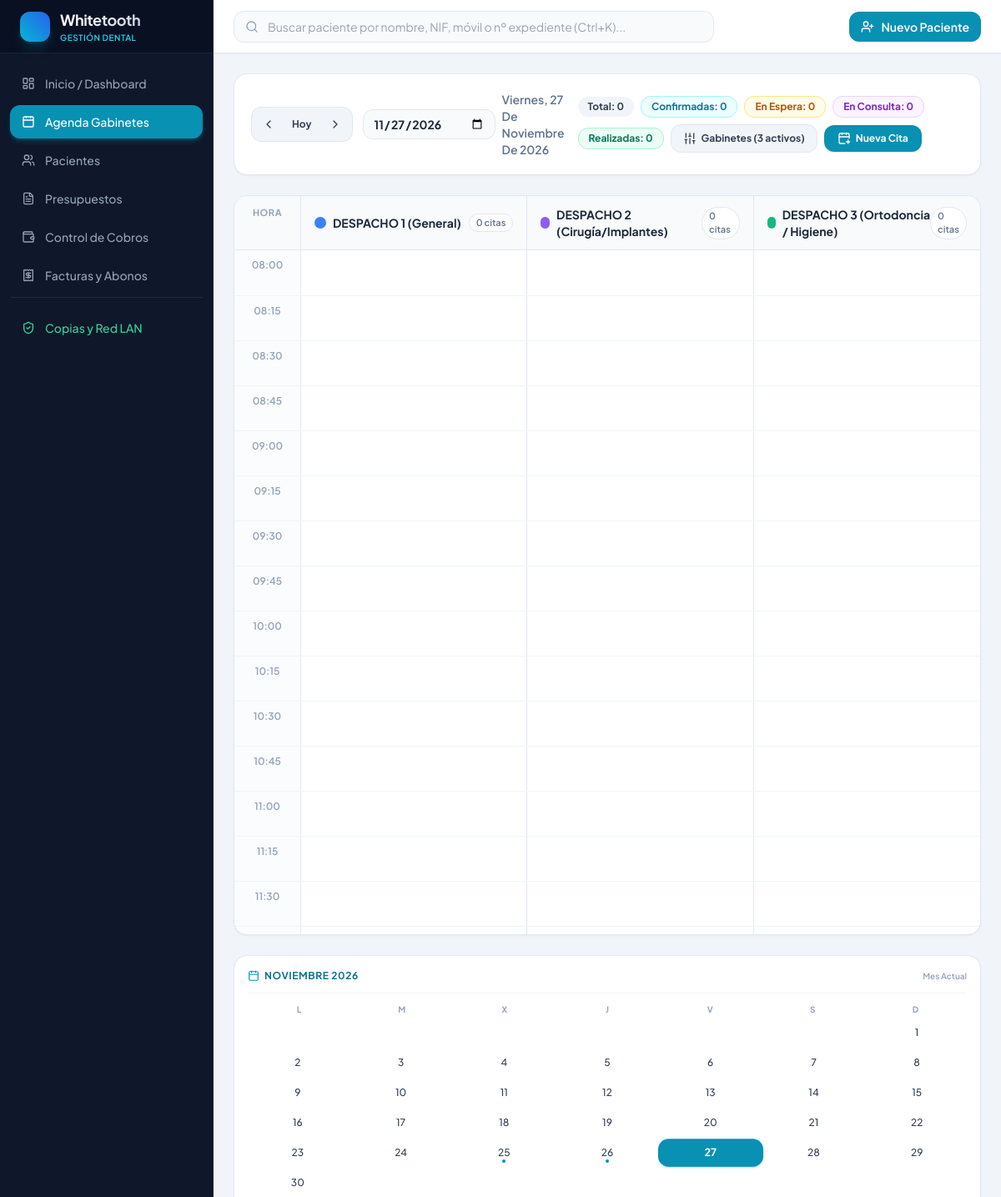
Page /agenda (upper part) on the earlier database version.
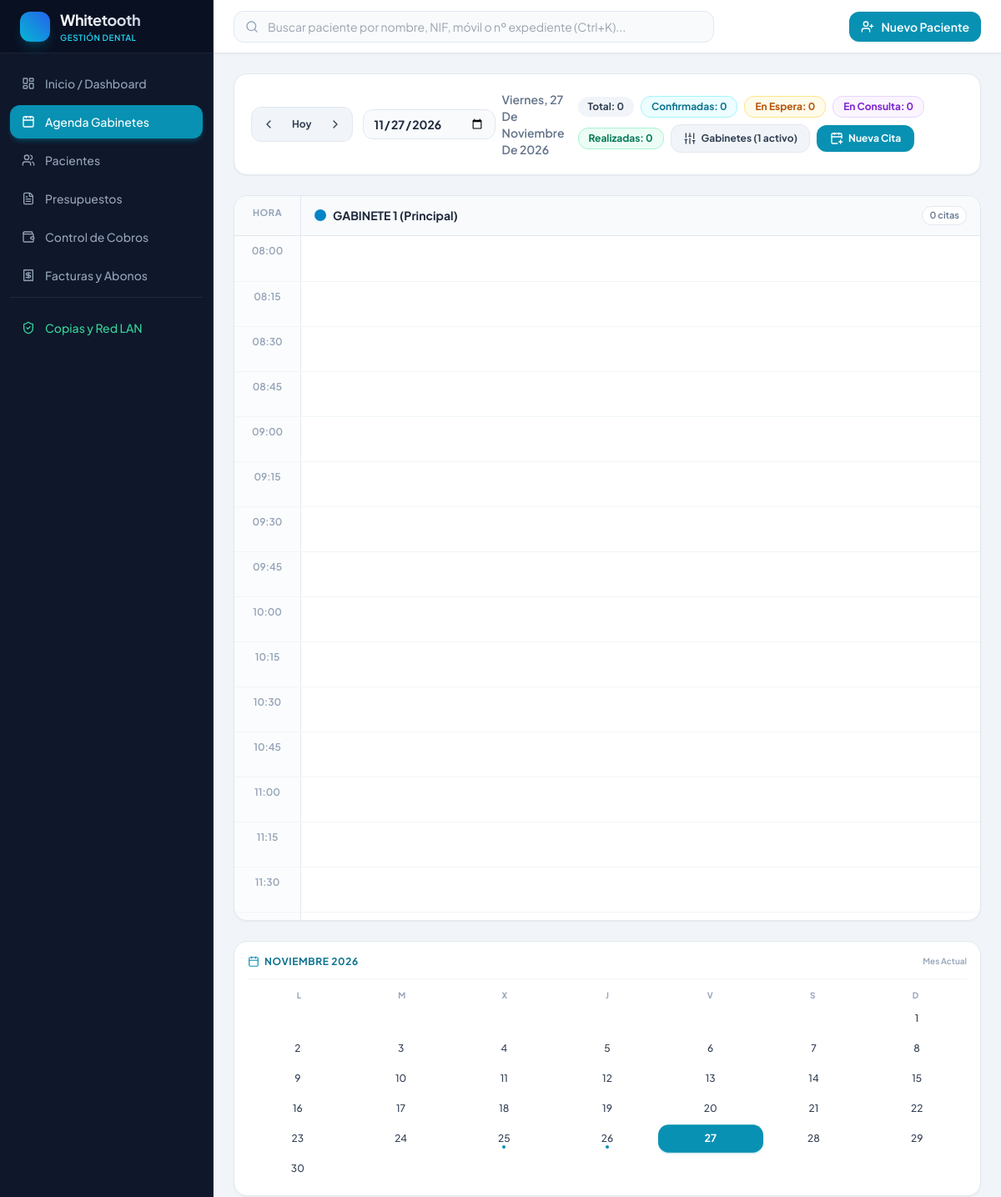
Same page on the later database version.
### tables this page shows
CREATE TABLE gabinetes (
        id INTEGER PRIMARY KEY AUTOINCREMENT,
        nombre TEXT NOT NULL,
        color TEXT DEFAULT '#10B981',
        orden INTEGER DEFAULT 0,
        activo INTEGER DEFAULT 1
    );

### app/routers/agenda.py (the view)
@router.get("", response_class=HTMLResponse)
def vista_agenda(request: Request, fecha: str = None):
    conn = get_db_connection()
    fecha_seleccionada = fecha if fecha else date.today().isoformat()
    try:
        dt_sel = datetime.strptime(fecha_seleccionada, "%Y-%m-%d").date()
    except Exception:
        dt_sel = date.today()
        fecha_seleccionada = dt_sel.isoformat()
    gabinetes = conn.execute("SELECT * FROM gabinetes WHERE activo = 1 ORDER BY orden").fetchall()
    todos_gabinetes = conn.execute("SELECT * FROM gabinetes ORDER BY orden").fetchall()
    doctores = conn.execute("SELECT * FROM usuarios WHERE activo = 1 ORDER BY nombre").fetchall()
    pacientes = conn.execute("SELECT id, nombre, apellidos, telefono_movil, numero_expediente FROM pacientes WHERE estado = 'alta' ORDER BY apellidos, nombre").fetchall()
    citas_rows = conn.execute("""
        SELECT c.*,
               p.nombre as paciente_nombre, p.apellidos as paciente_apellidos, p.telefono_movil as paciente_movil, p.numero_expediente,
               g.nombre as gabinete_nombre, g.color as gabinete_color,
               u.nombre || ' ' || u.apellidos as doctor_nombre, u.color_agenda as doctor_color,
               (SELECT COALESCE(SUM(tp.precio_final), 0) - COALESCE(SUM(cb.importe), 0)
                FROM pacientes pc
                LEFT JOIN tratamientos_paciente tp ON tp.paciente_id = pc.id AND tp.estado = 'realizado'
                LEFT JOIN cobros cb ON cb.paciente_id = pc.id AND cb.cobrado = 1
                WHERE pc.id = c.paciente_id) as paciente_saldo
        FROM citas c
        JOIN pacientes p ON c.paciente_id = p.id
        JOIN gabinetes g ON c.gabinete_id = g.id
        LEFT JOIN usuarios u ON c.doctor_id = u.id
        WHERE date(c.fecha_hora_inicio) = ?
        ORDER BY c.fecha_hora_inicio ASC
    """, (fecha_seleccionada,)).fetchall()
    slots = []
    hora_inicio = datetime.strptime(f"{fecha_seleccionada} 08:00", "%Y-%m-%d %H:%M")
    hora_fin = datetime.strptime(f"{fecha_seleccionada} 20:30", "%Y-%m-%d %H:%M")
    curr = hora_inicio
    while curr <= hora_fin:
        slots.append(curr.strftime("%H:%M"))
        curr += timedelta(minutes=15)
    resumen_estados = {
        "programada": 0,
        "confirmada": 0,
        "en_espera": 0,
        "en_consulta": 0,
        "realizada": 0,
        "cancelada": 0,
        "no_asiste": 0,
    }
    for c in citas_rows:
        if c["estado"] in resumen_estados:
            resumen_estados[c["estado"]] += 1
    m1_year = dt_sel.year
    m1_month = dt_sel.month
    if m1_month == 12:
        m2_year = m1_year + 1
        m2_month = 1
    else:
        m2_year = m1_year
        m2_month = m1_month + 1
    dias_citas_rows = conn.execute("""
        SELECT DISTINCT date(fecha_hora_inicio) as dia
        FROM citas
        WHERE date(fecha_hora_inicio) >= ? AND date(fecha_hora_inicio) <= ?
    """, (f"{m1_year:04d}-{m1_month:02d}-01", f"{m2_year:04d}-{m2_month:02d}-31")).fetchall()
    dias_con_citas = {r["dia"] for r in dias_citas_rows}
    cal_mes_actual = generar_calendario_mes(m1_year, m1_month, dias_con_citas, fecha_seleccionada)
    cal_mes_siguiente = generar_calendario_mes(m2_year, m2_month, dias_con_citas, fecha_seleccionada)
    conn.close()
    from fastapi.templating import Jinja2Templates
    templates = Jinja2Templates(directory="app/templates")
    return templates.TemplateResponse(request=request, name="agenda.html", context={
        "fecha": fecha_seleccionada,
        "gabinetes": gabinetes,
        "todos_gabinetes": todos_gabinetes,
        "doctores": doctores,
        "pacientes": pacientes,
        "citas": citas_rows,
        "slots": slots,
        "resumen_estados": resumen_estados,
        "cal_mes_actual": cal_mes_actual,
        "cal_mes_siguiente": cal_mes_siguiente
    })

### app/templates/agenda.html (shortened to what this page needs)
{% extends "base.html" %}
{% block content %}
<div class="space-y-6">
    <div class="bg-white rounded-2xl shadow-sm border border-slate-200 p-5">
        <div class="flex flex-col lg:flex-row lg:items-center justify-between gap-4">
            <div class="flex items-center gap-3">
                <div class="flex items-center bg-slate-100 rounded-xl p-1 border border-slate-200">
                    <button onclick="cambiarDia(-1)" class="p-2 hover:bg-white rounded-lg text-slate-700 transition-all shadow-none hover:shadow-sm" title="Día Anterior">
                        <i data-lucide="chevron-left" class="w-4 h-4"></i>
                    </button>
                    <button onclick="irAHoy()" class="px-3 py-1 text-xs font-bold text-slate-700 hover:bg-white rounded-lg transition-all shadow-none hover:shadow-sm">
                        Hoy
                    </button>
                    <button onclick="cambiarDia(1)" class="p-2 hover:bg-white rounded-lg text-slate-700 transition-all shadow-none hover:shadow-sm" title="Día Siguiente">
                        <i data-lucide="chevron-right" class="w-4 h-4"></i>
                    </button>
                </div>
                <div class="flex items-center gap-2">
                    <input type="date" id="input-fecha-agenda" value="{{ fecha }}" onchange="irAFecha(this.value)" class="px-3 py-1.5 border border-slate-200 rounded-xl text-sm font-bold text-slate-800 bg-slate-50 focus:ring-2 focus:ring-cyan-500">
                    <span id="fecha-legible" class="text-sm font-semibold text-slate-500 capitalize"></span>
                </div>
            </div>
            <div class="flex items-center gap-2 flex-wrap">
                <span class="px-3 py-1 rounded-xl text-xs font-bold bg-slate-100 text-slate-700">
                    Total: {{ citas|length }}
                </span>
                <span class="px-3 py-1 rounded-xl text-xs font-bold bg-cyan-50 text-cyan-700 border border-cyan-200">
                    Confirmadas: {{ resumen_estados.confirmada }}
                </span>
                <span class="px-3 py-1 rounded-xl text-xs font-bold bg-amber-50 text-amber-700 border border-amber-200">
                    En Espera: {{ resumen_estados.en_espera }}
                </span>
                <span class="px-3 py-1 rounded-xl text-xs font-bold bg-purple-50 text-purple-700 border border-purple-200">
                    En Consulta: {{ resumen_estados.en_consulta }}
                </span>
                <span class="px-3 py-1 rounded-xl text-xs font-bold bg-emerald-50 text-emerald-700 border border-emerald-200">
                    Realizadas: {{ resumen_estados.realizada }}
                </span>
                <button onclick="document.getElementById('modal-opciones-gabinetes').classList.remove('hidden')" class="px-3.5 py-2 bg-slate-100 hover:bg-slate-200 text-slate-700 rounded-xl text-xs font-bold border border-slate-200 transition-all flex items-center gap-1.5" title="Opciones de Gabinetes">
                    <i data-lucide="sliders" class="w-4 h-4"></i>
                    <span>Gabinetes ({{ gabinetes|length }} activo{% if gabinetes|length > 1 %}s{% endif %})</span>
                </button>
                <button onclick="abrirModalNuevaCitaAgenda()" class="px-4 py-2 bg-cyan-600 hover:bg-cyan-700 text-white rounded-xl text-xs font-bold shadow-sm transition-all flex items-center gap-1.5">
                    <i data-lucide="calendar-plus" class="w-4 h-4"></i>
                    <span>Nueva Cita</span>
                </button>
            </div>
        </div>
    </div>
    <div class="grid grid-cols-1 xl:grid-cols-[1fr_320px] gap-6 items-start">
        <div class="bg-white rounded-2xl shadow-sm border border-slate-200 overflow-hidden">
            <div class="grid grid-cols-[80px_repeat({{ gabinetes|length }},1fr)] border-b border-slate-200 bg-slate-50 sticky top-0 z-10">
                <div class="py-3 px-2 text-center text-[11px] font-bold uppercase tracking-wider text-slate-400 border-r border-slate-200">
                    Hora
                </div>
                {% for g in gabinetes %}
                <div class="py-3 px-4 border-r border-slate-200 last:border-r-0 flex items-center justify-between">
                    <div class="flex items-center gap-2">
                        <span class="w-3.5 h-3.5 rounded-full shadow-xs" style="background-color: {{ g.color }};"></span>
                        <span class="font-bold text-sm text-slate-800">{{ g.nombre }}</span>
                    </div>
                    <span class="text-[11px] bg-white border border-slate-200 px-2 py-0.5 rounded-full text-slate-500 font-semibold">
                        {{ citas|selectattr("gabinete_id", "equalto", g.id)|list|length }} citas
                    </span>
                </div>
                {% endfor %}
            </div>
            <div class="divide-y divide-slate-100 max-h-[820px] overflow-y-auto">
                {% for slot in slots %}
                <div class="agenda-slot-row grid grid-cols-[80px_repeat({{ gabinetes|length }},1fr)] min-h-[54px] group">
                    <div class="py-2.5 px-2 text-center text-xs font-semibold text-slate-400 bg-slate-50/50 border-r border-slate-200 select-none">
                        {{ slot }}
                    </div>
                    {% for g in gabinetes %}
                    <div class="py-1 px-2 border-r border-slate-200 last:border-r-0 relative hover:bg-cyan-50/20 transition-colors">
                    </div>
                    {% endfor %}
                </div>
                {% endfor %}
            </div>
        </div>
        <div class="space-y-6 select-none">
            <div class="bg-white rounded-2xl shadow-sm border border-slate-200 p-4">
                <div class="flex items-center justify-between pb-3 border-b border-slate-100 mb-3">
                    <span class="text-xs font-bold uppercase tracking-wider text-cyan-700 flex items-center gap-1.5">
                        <i data-lucide="calendar" class="w-3.5 h-3.5 text-cyan-600"></i>
                        <span>{{ cal_mes_actual.nombre_mes }} {{ cal_mes_actual.year }}</span>
                    </span>
                    <span class="text-[10px] text-slate-400 font-semibold">Mes Actual</span>
                </div>
                <div class="grid grid-cols-7 text-center text-[10px] font-bold text-slate-400 mb-1">
                    <div>L</div>
                    <div>M</div>
                    <div>X</div>
                    <div>J</div>
                    <div>V</div>
                    <div>S</div>
                    <div>D</div>
                </div>
                <div class="grid grid-cols-7 gap-1 text-xs">
                    {% for semana in cal_mes_actual.semanas %}
                        {% for d in semana %}
                            {% if d is none %}
                            <div class="h-8"></div>
                            {% else %}
                            <a href="/agenda?fecha={{ d.fecha }}"
                               class="h-8 rounded-xl flex flex-col items-center justify-center relative transition-all text-xs
                               {% if d.es_seleccionado %}
                               bg-cyan-600 text-white font-bold shadow-sm shadow-cyan-600/30 scale-105 z-10
                               {% elif d.es_hoy %}
                               border-2 border-cyan-500 font-bold text-cyan-800 bg-cyan-50/50 hover:bg-cyan-100
                               {% else %}
                               text-slate-700 hover:bg-slate-100 font-medium
                               {% endif %}">
                                <span>{{ d.dia }}</span>
                                {% if d.tiene_citas %}
                                <span class="w-1 h-1 rounded-full absolute bottom-1 {% if d.es_seleccionado %}bg-white{% else %}bg-cyan-600{% endif %}"></span>
                                {% endif %}
                            </a>
                            {% endif %}
                        {% endfor %}
                    {% endfor %}
                </div>
            </div>
        </div>
    </div>
</div>
{% endblock %}

Differences in the rows shown:
removed gabinetes: nombre "DESPACHO 1 (General)", id "0"
no longer on this page (row edited): gabinetes: nombre "DESPACHO 2 (Cirugía/Implantes)", id "0"
no longer on this page (row edited): gabinetes: nombre "DESPACHO 3 (Ortodoncia / Higiene)", id "0"
added gabinetes: nombre "GABINETE 1 (Principal)", id "0"
Other differences:
{{ gabinetes|length }}: "3" → "1"
text no longer shown: "s"
